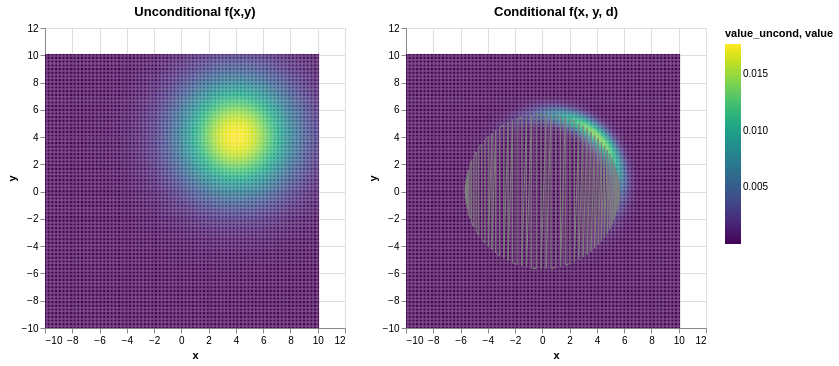

Notebook source saved alongside this figure:
### Markdown cell above
Create the interactive slider for $d$

### Code cell
update_plot()

### Figure 1 — Vega-Lite specification as saved in the notebook (floating-point values rounded to 4 significant figures; data arrays with more than 128 entries replaced by an {"elided": "..."} marker saying what was removed)
{"config": {"view": {"continuousWidth": 300, "continuousHeight": 300}}, "hconcat": [{"data": {"name": "data-26e10f98dbdbf81fa677a26dc5422d6e"}, "mark": {"type": "rect"}, "encoding": {"color": {"field": "value_uncond", "scale": {"scheme": "viridis"}, "type": "quantitative"}, "x": {"field": "x", "title": "x", "type": "quantitative"}, "x2": {"field": "x2"}, "y": {"field": "y", "title": "y", "type": "quantitative"}, "y2": {"field": "y2"}}, "height": 300, "title": "Unconditional f(x,y)", "width": 300}, {"layer": [{"data": {"name": "data-26e10f98dbdbf81fa677a26dc5422d6e"}, "mark": {"type": "rect"}, "encoding": {"color": {"field": "value", "scale": {"scheme": "viridis"}, "type": "quantitative"}, "x": {"field": "x", "title": "x", "type": "quantitative"}, "x2": {"field": "x2"}, "y": {"field": "y", "title": "y", "type": "quantitative"}, "y2": {"field": "y2"}}, "title": "Conditional f(x, y, d)", "transform": [{"calculate": "datum.value_uncond / (sqrt(2*PI) * 0.5) * exp(- (pow(d - sqrt(pow(datum.x,2) + pow(datum.y,2)), 2)) / (2*0.5*0.5))", "as": "value"}]}, {"data": {"name": "data-5b11661400799d896c5032d1b1d683db"}, "mark": {"type": "line", "color": "gray", "strokeWidth": 1}, "encoding": {"x": {"field": "x_scaled", "type": "quantitative"}, "y": {"field": "y_scaled", "type": "quantitative"}}, "transform": [{"calculate": "datum.x * d", "as": "x_scaled"}, {"calculate": "datum.y * d", "as": "y_scaled"}]}], "height": 300, "width": 300}], "params": [{"name": "d", "bind": {"input": "range", "max": 7.657, "min": 3.657, "name": "d", "step": 0.1}, "value": 5.657}], "$schema": "https://vega.github.io/schema/vega-lite/v5.20.1.json", "datasets": {"data-26e10f98dbdbf81fa677a26dc5422d6e": {"elided": "40000 records"}, "data-5b11661400799d896c5032d1b1d683db": [{"x": 1.0, "y": 0.0}, {"x": 0.998, "y": 0.06342}, {"x": 0.992, "y": 0.1266}, {"x": 0.9819, "y": 0.1893}, {"x": 0.9679, "y": 0.2511}, {"x": 0.9501, "y": 0.312}, {"x": 0.9284, "y": 0.3717}, {"x": 0.9029, "y": 0.4298}, {"x": 0.8738, "y": 0.4862}, {"x": 0.8413, "y": 0.5406}, {"x": 0.8053, "y": 0.5929}, {"x": 0.766, "y": 0.6428}, {"x": 0.7237, "y": 0.6901}, {"x": 0.6785, "y": 0.7346}, {"x": 0.6306, "y": 0.7761}, {"x": 0.5801, "y": 0.8146}, {"x": 0.5272, "y": 0.8497}, {"x": 0.4723, "y": 0.8815}, {"x": 0.4154, "y": 0.9096}, {"x": 0.3569, "y": 0.9341}, {"x": 0.2969, "y": 0.9549}, {"x": 0.2358, "y": 0.9718}, {"x": 0.1736, "y": 0.9848}, {"x": 0.1108, "y": 0.9938}, {"x": 0.04758, "y": 0.9989}, {"x": -0.01587, "y": 0.9999}, {"x": -0.07925, "y": 0.9969}, {"x": -0.1423, "y": 0.9898}, {"x": -0.2048, "y": 0.9788}, {"x": -0.2665, "y": 0.9638}, {"x": -0.3271, "y": 0.945}, {"x": -0.3863, "y": 0.9224}, {"x": -0.4441, "y": 0.896}, {"x": -0.5, "y": 0.866}, {"x": -0.5539, "y": 0.8326}, {"x": -0.6056, "y": 0.7958}, {"x": -0.6549, "y": 0.7557}, {"x": -0.7015, "y": 0.7127}, {"x": -0.7453, "y": 0.6668}, {"x": -0.7861, "y": 0.6182}, {"x": -0.8237, "y": 0.5671}, {"x": -0.858, "y": 0.5137}, {"x": -0.8888, "y": 0.4582}, {"x": -0.9161, "y": 0.4009}, {"x": -0.9397, "y": 0.342}, {"x": -0.9595, "y": 0.2817}, {"x": -0.9754, "y": 0.2203}, {"x": -0.9874, "y": 0.158}, {"x": -0.9955, "y": 0.09506}, {"x": -0.9995, "y": 0.03173}, {"x": -0.9995, "y": -0.03173}, {"x": -0.9955, "y": -0.09506}, {"x": -0.9874, "y": -0.158}, {"x": -0.9754, "y": -0.2203}, {"x": -0.9595, "y": -0.2817}, {"x": -0.9397, "y": -0.342}, {"x": -0.9161, "y": -0.4009}, {"x": -0.8888, "y": -0.4582}, {"x": -0.858, "y": -0.5137}, {"x": -0.8237, "y": -0.5671}, {"x": -0.7861, "y": -0.6182}, {"x": -0.7453, "y": -0.6668}, {"x": -0.7015, "y": -0.7127}, {"x": -0.6549, "y": -0.7557}, {"x": -0.6056, "y": -0.7958}, {"x": -0.5539, "y": -0.8326}, {"x": -0.5, "y": -0.866}, {"x": -0.4441, "y": -0.896}, {"x": -0.3863, "y": -0.9224}, {"x": -0.3271, "y": -0.945}, {"x": -0.2665, "y": -0.9638}, {"x": -0.2048, "y": -0.9788}, {"x": -0.1423, "y": -0.9898}, {"x": -0.07925, "y": -0.9969}, {"x": -0.01587, "y": -0.9999}, {"x": 0.04758, "y": -0.9989}, {"x": 0.1108, "y": -0.9938}, {"x": 0.1736, "y": -0.9848}, {"x": 0.2358, "y": -0.9718}, {"x": 0.2969, "y": -0.9549}, {"x": 0.3569, "y": -0.9341}, {"x": 0.4154, "y": -0.9096}, {"x": 0.4723, "y": -0.8815}, {"x": 0.5272, "y": -0.8497}, {"x": 0.5801, "y": -0.8146}, {"x": 0.6306, "y": -0.7761}, {"x": 0.6785, "y": -0.7346}, {"x": 0.7237, "y": -0.6901}, {"x": 0.766, "y": -0.6428}, {"x": 0.8053, "y": -0.5929}, {"x": 0.8413, "y": -0.5406}, {"x": 0.8738, "y": -0.4862}, {"x": 0.9029, "y": -0.4298}, {"x": 0.9284, "y": -0.3717}, {"x": 0.9501, "y": -0.312}, {"x": 0.9679, "y": -0.2511}, {"x": 0.9819, "y": -0.1893}, {"x": 0.992, "y": -0.1266}, {"x": 0.998, "y": -0.06342}, {"x": 1.0, "y": -2.449e-16}]}}
